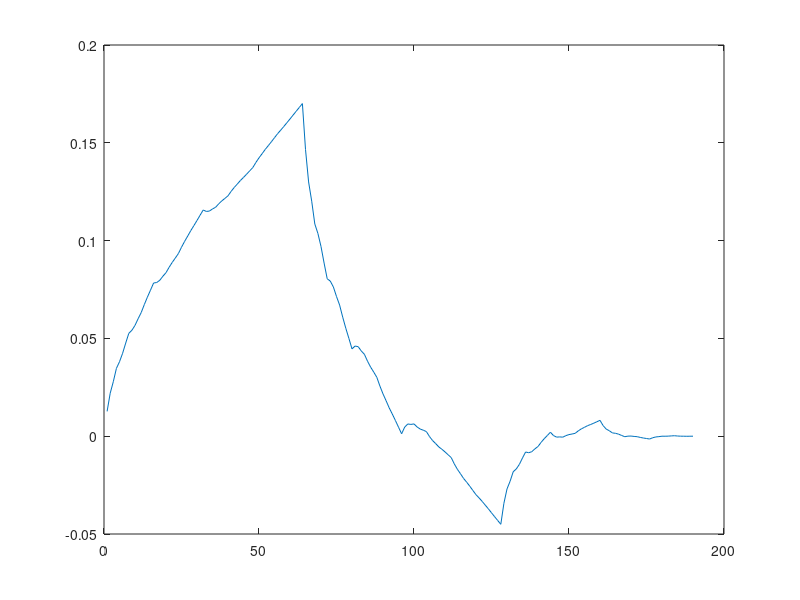
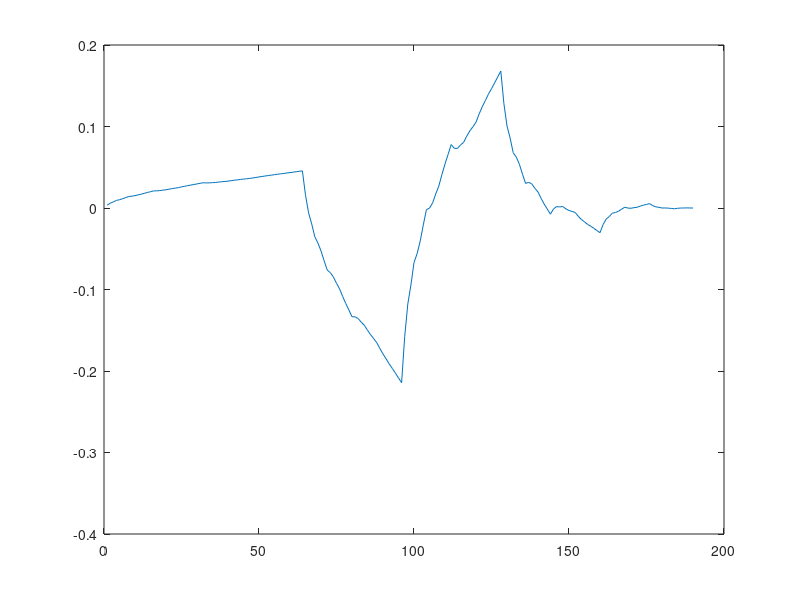
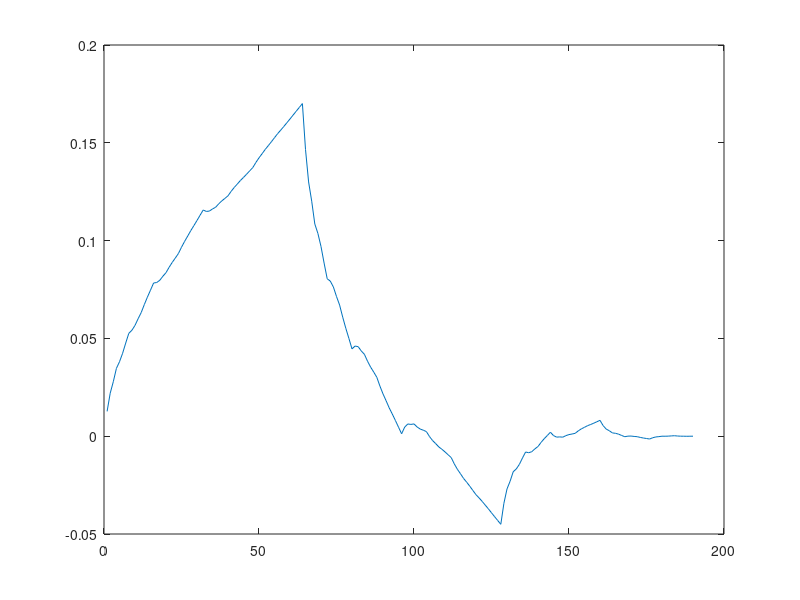
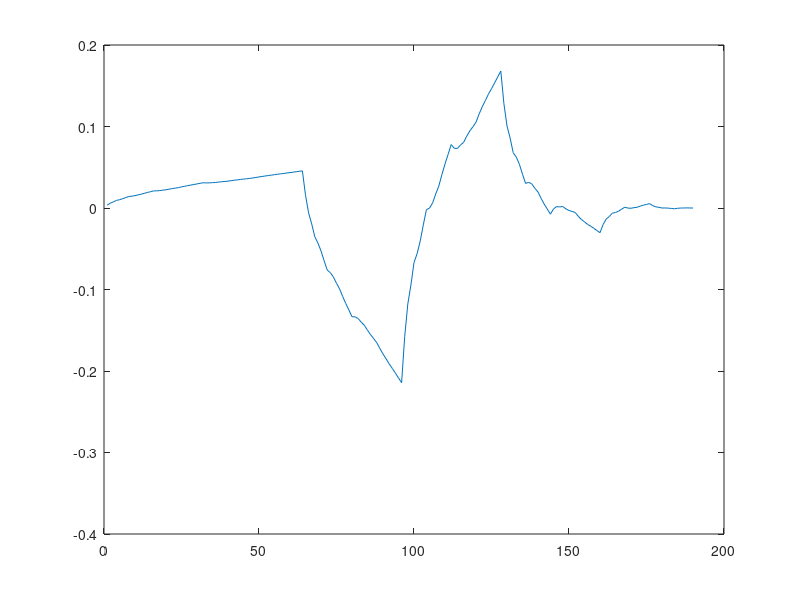

Write the MATLAB code that produced these figures, in order. (Note: this script raises an error after producing the figures.)
function fred ( )

%Filter coefficients for daub4 (h<->scaling, g<->wavelet)

h = [ 1+sqrt(3) 3+sqrt(3) 3-sqrt(3) 1-sqrt(3)] / (4*sqrt(2));
g = [-h(4) +h(3) -h(2) +h(1)];

%Calculate 5 iterations of the cascade algorithm

[s,w]=cascade(5,h,g);

figure ( 1 )
plot(s); %Plot scaling function

figure ( 2 )
plot(w); %Plot wavelet function

figure ( 3 )
s = cascade2 ( 5, h );
plot ( s )

figure ( 4 )
w = cascade1 ( 5, h, g );
plot ( w )

figure ( 5 )
s = cascade3 ( 5, h, h );
so
plot ( s )

figure ( 6 )
w = cascade3 ( 5, g, h );
plot ( w )

return
end
function [s,w] = cascade(n,cs,cw)

 s = cs;
 w = cw;
 x2(1:2:length(w)*2) = w;
 x2(2:2:end)=0;
 x(1:2:length(s)*2) = s;
 x(2:2:end)=0;

 for i = 1:n

 s = conv(x,cs);
 w = conv(x2,cs);

 x2(1:2:length(w)*2) = w;
 x2(2:2:end)=0;
 x(1:2:length(s)*2) = s;
 x(2:2:end)=0;

 end

end
function w = cascade1 ( n, cs, cw )

 w = cw;
 x2(1:2:length(w)*2) = w;
 x2(2:2:end)=0;

 for i = 1:n

 w = conv(x2,cs);

 x2(1:2:length(w)*2) = w;
 x2(2:2:end)=0;

 end

end
function s = cascade2(n,cs)

 s = cs;
 x(1:2:length(s)*2) = s;
 x(2:2:end)=0;

 for i = 1:n

 s = conv(x,cs);

 x(1:2:length(s)*2) = s;
 x(2:2:end)=0;

 end

end
function s = cascade3 ( n, c1, c2 )

%*****************************************************************************80
%
%% CASCADE carries out the cascade algorithm.
%
%  Licensing:
%
%    This code is distributed under the GNU LGPL license.
%
%  Modified:
%
%    14 February 2003
%
%  Author:
%
%    John Burkardt
%
  s = c1;

  for i = 1 : n

    nx = length ( s ) * 2 - 1;

    x(1:2:nx)   = s;
    x(2:2:nx-1) = 0;

    s = conv ( x, c2 );

  end

end
